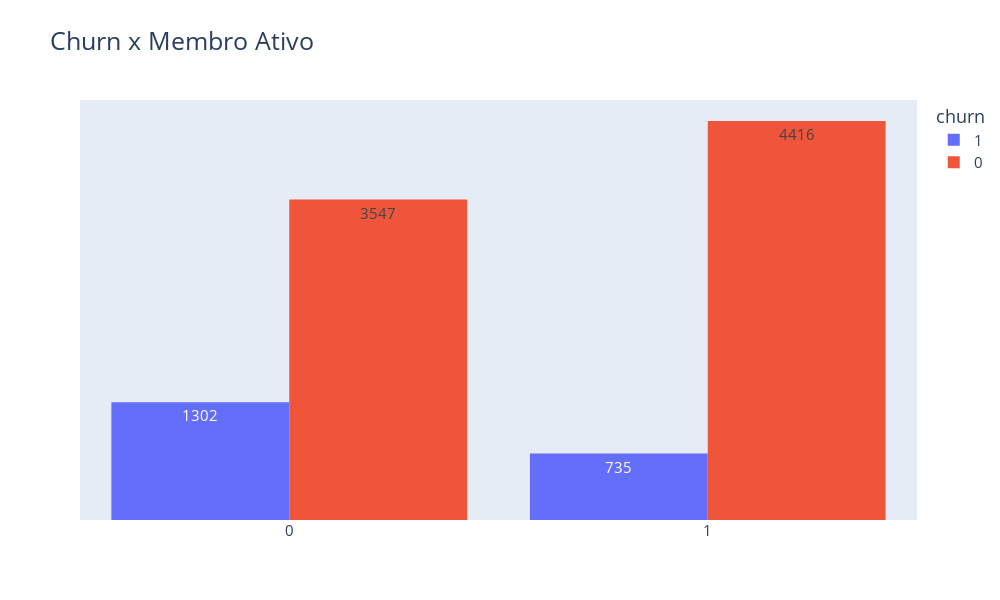

The notebook cell saved with this chart:
### Code cell
#Grafico Churn x Membro Ativo
fig = px.histogram(dados, x = 'membro_ativo', text_auto = True, color = 'churn', barmode = 'group',title='Churn x Membro Ativo')

fig = fig.update_layout(title_font_size=25,height=600, width=1000,
                  font_size=15,bargap=0.15,
                  yaxis={'visible': False, 'showticklabels': False},xaxis_title=None)
fig.show()

### Figure 1 — Plotly figure (JSON) as saved in the notebook; plotly's stock layout.template omitted (floating-point values rounded to 4 significant figures; data arrays with more than 128 entries replaced by an {"elided": "..."} marker saying what was removed)
{"data": [{"alignmentgroup": "True", "bingroup": "x", "hovertemplate": "churn=1<br>membro_ativo=%{x}<br>count=%{y}<extra></extra>", "legendgroup": "1", "marker": {"color": "#636efa", "pattern": {"shape": ""}}, "name": "1", "offsetgroup": "1", "orientation": "v", "showlegend": true, "texttemplate": "%{value}", "type": "histogram", "x": {"elided": "2037 int values"}, "xaxis": "x", "yaxis": "y"}, {"alignmentgroup": "True", "bingroup": "x", "hovertemplate": "churn=0<br>membro_ativo=%{x}<br>count=%{y}<extra></extra>", "legendgroup": "0", "marker": {"color": "#EF553B", "pattern": {"shape": ""}}, "name": "0", "offsetgroup": "0", "orientation": "v", "showlegend": true, "texttemplate": "%{value}", "type": "histogram", "x": {"elided": "7963 int values"}, "xaxis": "x", "yaxis": "y"}], "layout": {"bargap": 0.15, "barmode": "group", "font": {"size": 15}, "height": 600, "legend": {"title": {"text": "churn"}, "tracegroupgap": 0}, "title": {"font": {"size": 25}, "text": "Churn x Membro Ativo"}, "width": 1000, "xaxis": {"anchor": "y", "domain": [0, 1], "title": {}}, "yaxis": {"anchor": "x", "domain": [0, 1], "showticklabels": false, "title": {"text": "count"}, "visible": false}}}
